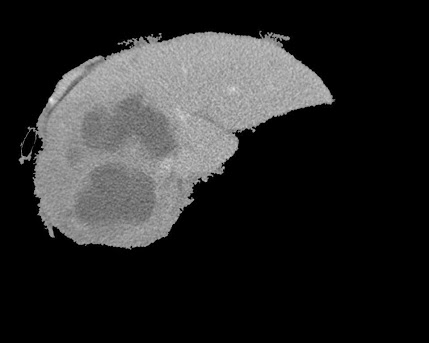
%> input picture matlab/liver.jpg, 429 x 343 px
$ octave lan.m   (GNU Octave 9; MATLAB toolbox functions it lacks are replaced by stand-ins)
%> lines starting %> are read from the running program, lines starting %| are printed output that depends on the picture; in (x1, y1, x2, y2) boxes, pixels count from 0 and x2, y2 are one past the last pixel; in counts of white or black regions, pixels touching at a corner belong together; the program's own positions count from 1
grayImage = imread('liver.jpg');
%> grayImage is the input picture: size 343x429x3 uint8; min 0, max 235, mean 41
binaryImage = grayImage > 130; % You decide what thresholdValue is
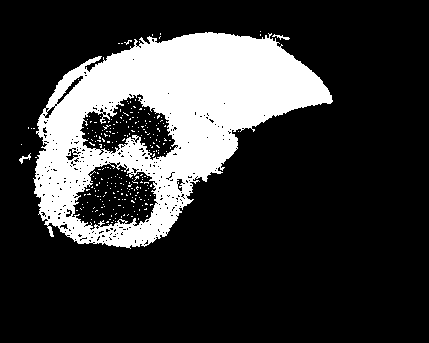
%> binaryImage: size 343x429x3 logical; 21.5% white; 261 white regions (258 under 20 px), largest, box (x1, y1, x2, y2) and area: (33, 32, 333, 249) 30985, (272, 34, 290, 40) 42, (19, 153, 31, 164) 42
maskedImage = uint8(binaryImage) .* grayImage;
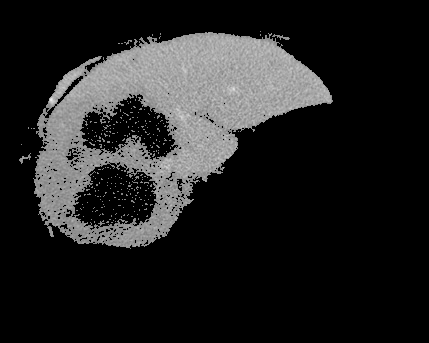
%> maskedImage: size 343x429x3 uint8; min 0, max 235, mean 34


tumor = grayImage < 130;
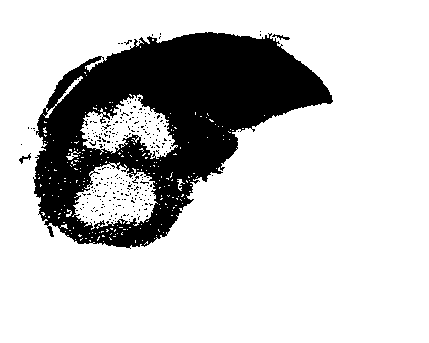
%> tumor: size 343x429x3 logical; 78.2% white; 264 black regions (260 under 20 px), largest, box (x1, y1, x2, y2) and area: (33, 32, 333, 249) 31266, (272, 34, 290, 40) 42, (19, 153, 31, 164) 42, (132, 176, 139, 184) 20
maskedImagett = uint8(tumor) .* grayImage;
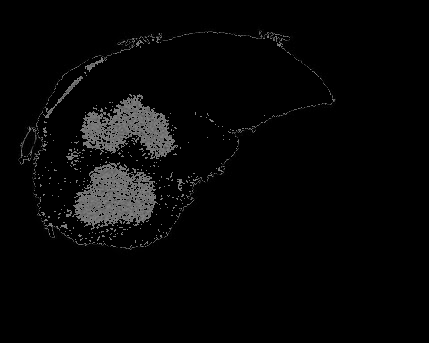
%> maskedImagett: size 343x429x3 uint8; min 0, max 129, mean 6.7

imshow(maskedImage, []);
colormap(autumn(256));

figure,imshow(I),hold on
imshow(grayImage); hold on
h = imshow(tumor)
set(h,'AlphaData',double(~mask(:,:,1)))

$ run again, with matlab/dddd.jpg copied over matlab/liver.jpg
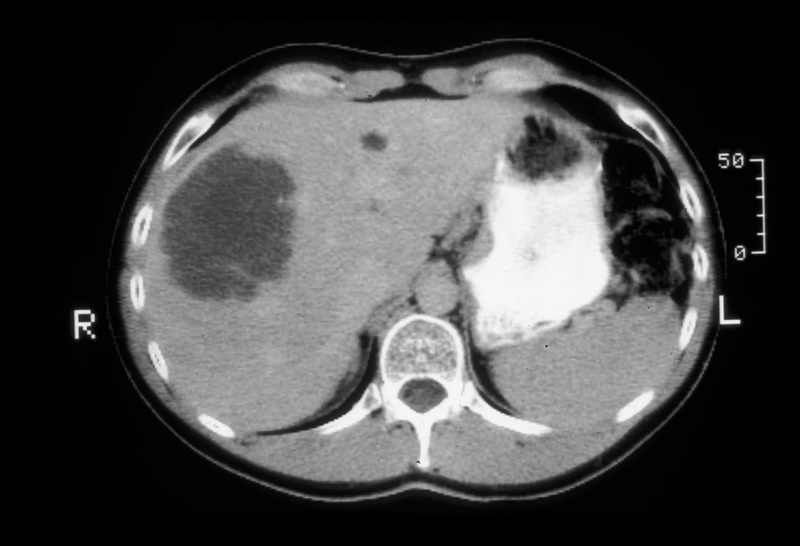
%> input picture matlab/dddd.jpg, 800 x 546 px
%> grayImage is the input picture: size 546x800x3 uint8; min 0, max 250, mean 71.7
%> `binaryImage = grayImage > 130;`:
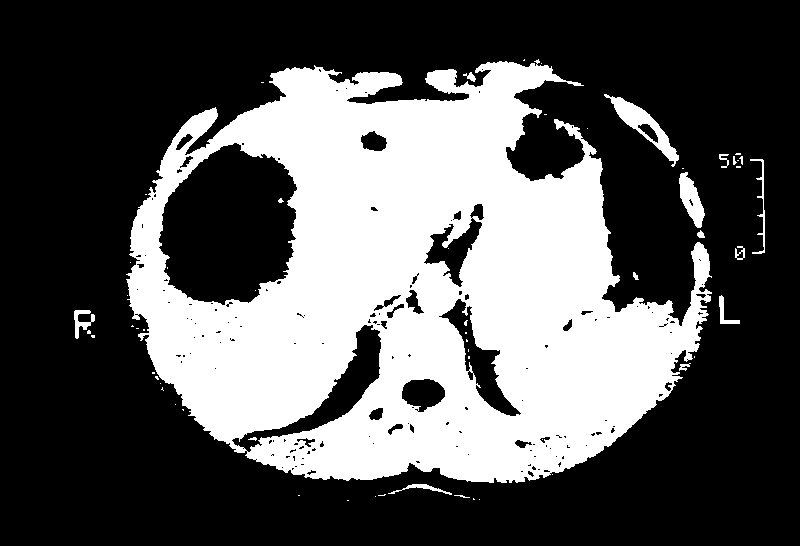
%> binaryImage: size 546x800x3 logical; 34.3% white; 58 white regions (41 under 20 px), largest, box (x1, y1, x2, y2) and area: (126, 59, 712, 483) 146369, (604, 94, 679, 167) 1283, (679, 172, 705, 228) 765
%> tumor: size 546x800x3 logical; 65.5% white; 57 black regions (40 under 20 px), largest, box (x1, y1, x2, y2) and area: (126, 59, 712, 483) 147100, (604, 94, 679, 167) 1296, (679, 172, 705, 229) 771
%> `maskedImagett = uint8(tumor) .* grayImage;`:
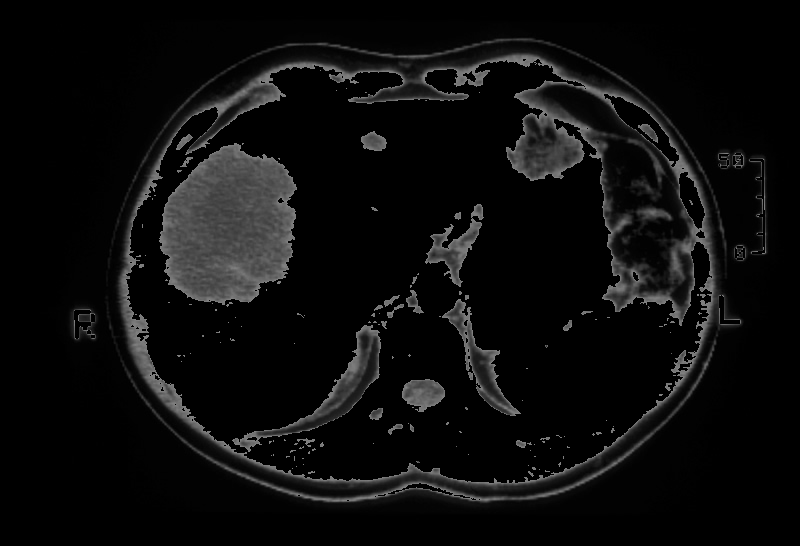
%> maskedImagett: size 546x800x3 uint8; min 0, max 129, mean 12.4
